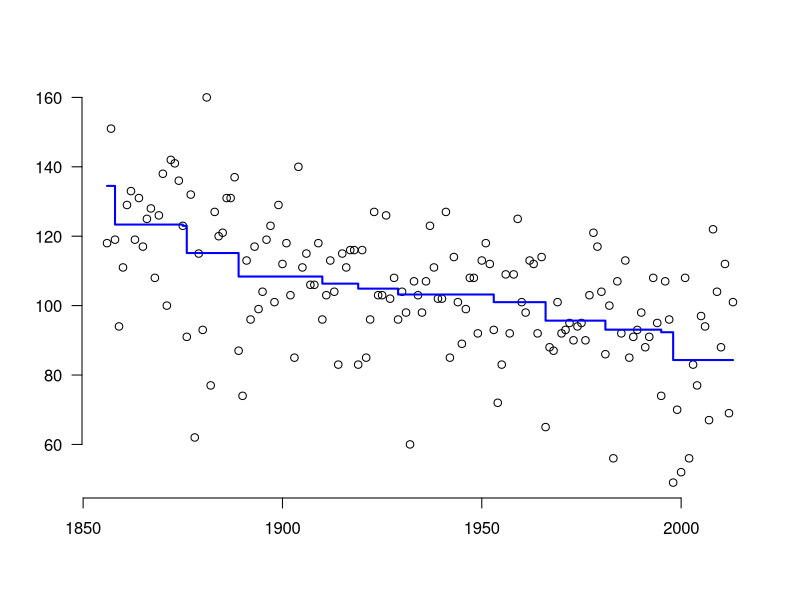
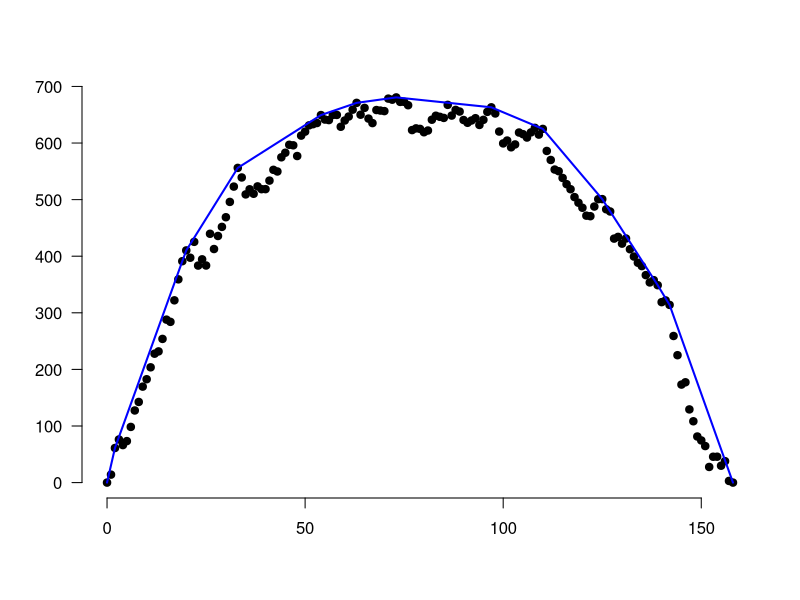

Reproduce these figures in R, in order.
#####
# Figure 2.2 in Nonparametric Estimation under Shape Constraints
# Piet Groeneboom and Geurt Jongbloed
# The input file LakeMonona.txt is used. It was taken from
# http://www.aos.wisc.edu/~sco/lakes/Monona-ice.html


# The function "concavemaj" uses the classical pool adjacent violators
# algorithm, just like the function "convexmin" for Figure 2.1 en is
# derived from that algorithm by reversing inequality signs
#####


concavemaj<-function(m,cumw,cs,y)
{
 	y[1] <- cs[1]/cumw[1]
 		
 	for (i in 2:m)
 	{
 		y[i] <- (cs[i]-cs[i-1])/(cumw[i]-cumw[i-1])
 		if (y[i-1]<y[i])
		{
			j<-i
			while (y[j-1] < y[i] && j>1)
			{
				j<-(j-1)
				if (j>1)
					y[i] <- (cs[i]-cs[j-1])/(cumw[i]-cumw[j-1])
				else
					y[i] <- cs[i]/cumw[i]
				for (n in j:(i-1))	y[n] <- y[i]
			}
		}
 	}
    return(y)
}

x1<-scan("LakeMonona.txt")
x<-x1-mean(x1)
m<-length(x)
cs<-cumsum(x)
cumw<-c(1:m)

y<-vector(length=m)
y<-concavemaj(m,cumw,cs,y)
cumy<-cumsum(y)

z<-1855+c(1:m)
y<-y+mean(x1)
plot(z,x1,main="",xlab="",ylab="",bty="n",type="n",las=1)
points(z,x1)
lines(z,y,lwd=2,type="s",col="blue")

plot(0:m,c(0,cs),main="",xlab="",ylab="",bty="n",type="n",las=1)
points(0:m,c(0,cs),pch=19)
lines(0:m,c(0,cumy),lwd=2,col="blue")
